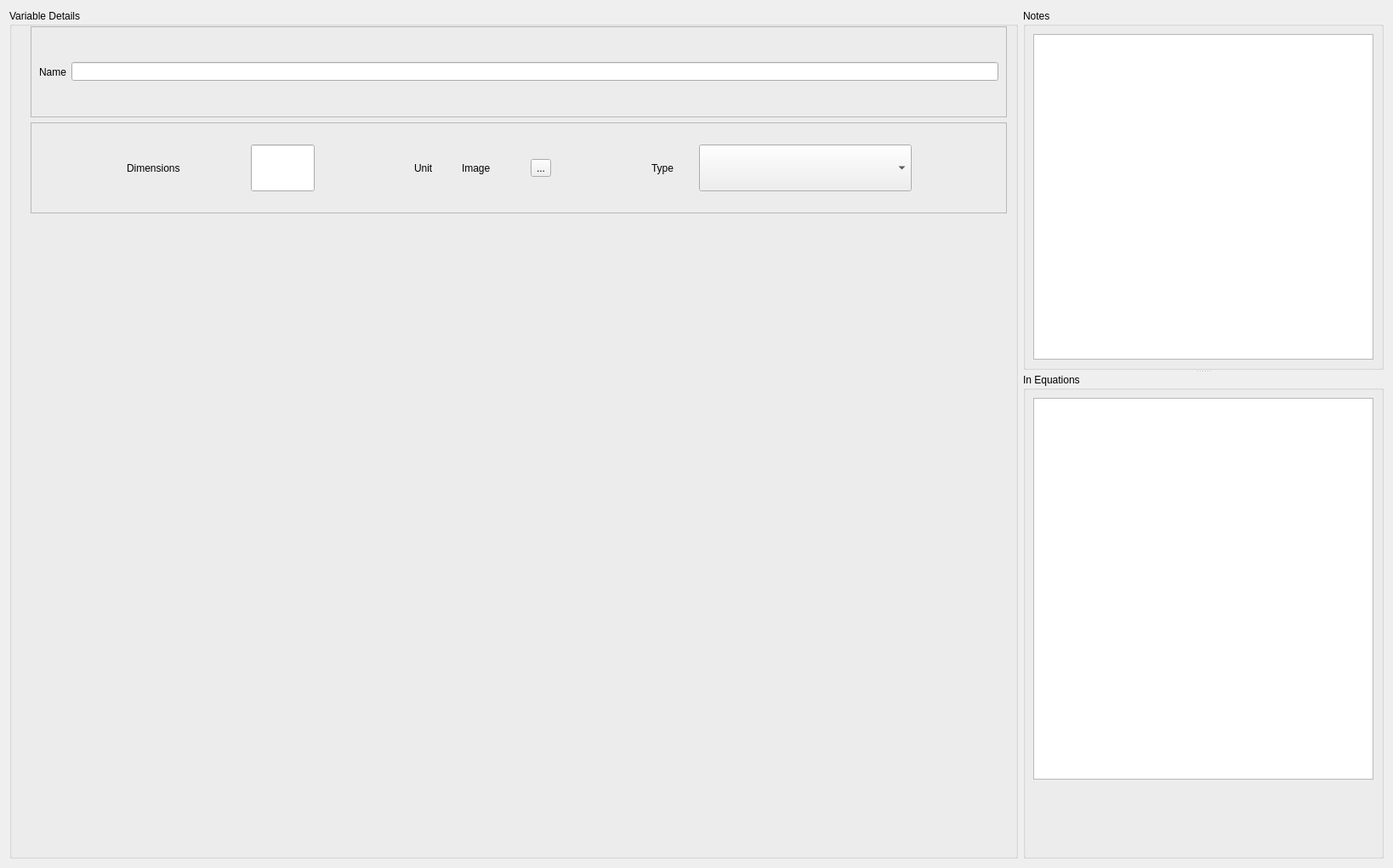
<?xml version="1.0" encoding="UTF-8"?>
<ui version="4.0">
 <class>Form</class>
 <widget class="QWidget" name="Form">
  <property name="geometry">
   <rect>
    <x>0</x>
    <y>0</y>
    <width>1638</width>
    <height>1021</height>
   </rect>
  </property>
  <property name="windowTitle">
   <string>Form</string>
  </property>
  <layout class="QHBoxLayout" name="horizontalLayout">
   <item>
    <widget class="QGroupBox" name="groupBox">
     <property name="title">
      <string>Variable Details</string>
     </property>
     <layout class="QVBoxLayout" name="verticalLayout_2">
      <property name="leftMargin">
       <number>22</number>
      </property>
      <property name="topMargin">
       <number>0</number>
      </property>
      <property name="rightMargin">
       <number>10</number>
      </property>
      <property name="bottomMargin">
       <number>0</number>
      </property>
      <item>
       <widget class="QFrame" name="frame">
        <property name="frameShape">
         <enum>QFrame::StyledPanel</enum>
        </property>
        <property name="frameShadow">
         <enum>QFrame::Raised</enum>
        </property>
        <layout class="QHBoxLayout" name="horizontalLayout_2">
         <item>
          <widget class="QLabel" name="label">
           <property name="text">
            <string>Name</string>
           </property>
           <property name="buddy">
            <cstring>name_l_edit</cstring>
           </property>
          </widget>
         </item>
         <item>
          <widget class="QLineEdit" name="name_l_edit"/>
         </item>
        </layout>
       </widget>
      </item>
      <item>
       <widget class="QFrame" name="frame_2">
        <property name="frameShape">
         <enum>QFrame::StyledPanel</enum>
        </property>
        <property name="frameShadow">
         <enum>QFrame::Raised</enum>
        </property>
        <layout class="QHBoxLayout" name="horizontalLayout_3">
         <property name="leftMargin">
          <number>0</number>
         </property>
         <property name="topMargin">
          <number>0</number>
         </property>
         <property name="rightMargin">
          <number>0</number>
         </property>
         <property name="bottomMargin">
          <number>0</number>
         </property>
         <item>
          <spacer name="horizontalSpacer">
           <property name="orientation">
            <enum>Qt::Horizontal</enum>
           </property>
           <property name="sizeHint" stdset="0">
            <size>
             <width>40</width>
             <height>20</height>
            </size>
           </property>
          </spacer>
         </item>
         <item>
          <widget class="QLabel" name="label_2">
           <property name="minimumSize">
            <size>
             <width>140</width>
             <height>0</height>
            </size>
           </property>
           <property name="maximumSize">
            <size>
             <width>165</width>
             <height>16777215</height>
            </size>
           </property>
           <property name="text">
            <string>Dimensions</string>
           </property>
           <property name="buddy">
            <cstring>dimension_l_edit</cstring>
           </property>
          </widget>
         </item>
         <item>
          <widget class="QLineEdit" name="dimension_l_edit">
           <property name="minimumSize">
            <size>
             <width>0</width>
             <height>55</height>
            </size>
           </property>
           <property name="maximumSize">
            <size>
             <width>75</width>
             <height>16777215</height>
            </size>
           </property>
           <property name="alignment">
            <set>Qt::AlignCenter</set>
           </property>
          </widget>
         </item>
         <item>
          <spacer name="horizontalSpacer_4">
           <property name="orientation">
            <enum>Qt::Horizontal</enum>
           </property>
           <property name="sizeHint" stdset="0">
            <size>
             <width>40</width>
             <height>20</height>
            </size>
           </property>
          </spacer>
         </item>
         <item>
          <widget class="QLabel" name="label_3">
           <property name="minimumSize">
            <size>
             <width>50</width>
             <height>0</height>
            </size>
           </property>
           <property name="maximumSize">
            <size>
             <width>75</width>
             <height>16777215</height>
            </size>
           </property>
           <property name="text">
            <string>Unit</string>
           </property>
          </widget>
         </item>
         <item>
          <widget class="QLabel" name="unit_image_lbl">
           <property name="minimumSize">
            <size>
             <width>75</width>
             <height>75</height>
            </size>
           </property>
           <property name="text">
            <string>Image</string>
           </property>
          </widget>
         </item>
         <item>
          <widget class="QToolButton" name="unitButton">
           <property name="text">
            <string>...</string>
           </property>
          </widget>
         </item>
         <item>
          <spacer name="horizontalSpacer_5">
           <property name="orientation">
            <enum>Qt::Horizontal</enum>
           </property>
           <property name="sizeHint" stdset="0">
            <size>
             <width>40</width>
             <height>20</height>
            </size>
           </property>
          </spacer>
         </item>
         <item>
          <widget class="QLabel" name="label_5">
           <property name="minimumSize">
            <size>
             <width>50</width>
             <height>0</height>
            </size>
           </property>
           <property name="maximumSize">
            <size>
             <width>75</width>
             <height>16777215</height>
            </size>
           </property>
           <property name="text">
            <string>Type</string>
           </property>
          </widget>
         </item>
         <item>
          <widget class="QComboBox" name="variable_type_c_box">
           <property name="minimumSize">
            <size>
             <width>250</width>
             <height>55</height>
            </size>
           </property>
          </widget>
         </item>
         <item>
          <spacer name="horizontalSpacer_3">
           <property name="orientation">
            <enum>Qt::Horizontal</enum>
           </property>
           <property name="sizeHint" stdset="0">
            <size>
             <width>40</width>
             <height>20</height>
            </size>
           </property>
          </spacer>
         </item>
        </layout>
       </widget>
      </item>
      <item>
       <widget class="LatexWidget" name="latex_widget" native="true">
        <property name="minimumSize">
         <size>
          <width>0</width>
          <height>750</height>
         </size>
        </property>
       </widget>
      </item>
     </layout>
    </widget>
   </item>
   <item>
    <widget class="QSplitter" name="splitter">
     <property name="orientation">
      <enum>Qt::Vertical</enum>
     </property>
     <widget class="QGroupBox" name="notes_group_box_2">
      <property name="title">
       <string>Notes</string>
      </property>
      <layout class="QVBoxLayout" name="verticalLayout_5">
       <item>
        <widget class="QTextEdit" name="notes_text_edit">
         <property name="minimumSize">
          <size>
           <width>400</width>
           <height>0</height>
          </size>
         </property>
         <property name="readOnly">
          <bool>false</bool>
         </property>
         <property name="textInteractionFlags">
          <set>Qt::TextEditorInteraction</set>
         </property>
        </widget>
       </item>
      </layout>
     </widget>
     <widget class="QGroupBox" name="eqn_group_box">
      <property name="title">
       <string>In Equations</string>
      </property>
      <layout class="QVBoxLayout" name="verticalLayout_3">
       <property name="bottomMargin">
        <number>90</number>
       </property>
       <item>
        <widget class="QListWidget" name="equations_list">
         <property name="enabled">
          <bool>true</bool>
         </property>
         <property name="minimumSize">
          <size>
           <width>250</width>
           <height>0</height>
          </size>
         </property>
        </widget>
       </item>
      </layout>
     </widget>
    </widget>
   </item>
  </layout>
 </widget>
 <customwidgets>
  <customwidget>
   <class>LatexWidget</class>
   <extends>QWidget</extends>
   <header>CustomWidgets/latex_widget</header>
   <container>1</container>
  </customwidget>
 </customwidgets>
 <resources/>
 <connections/>
</ui>
